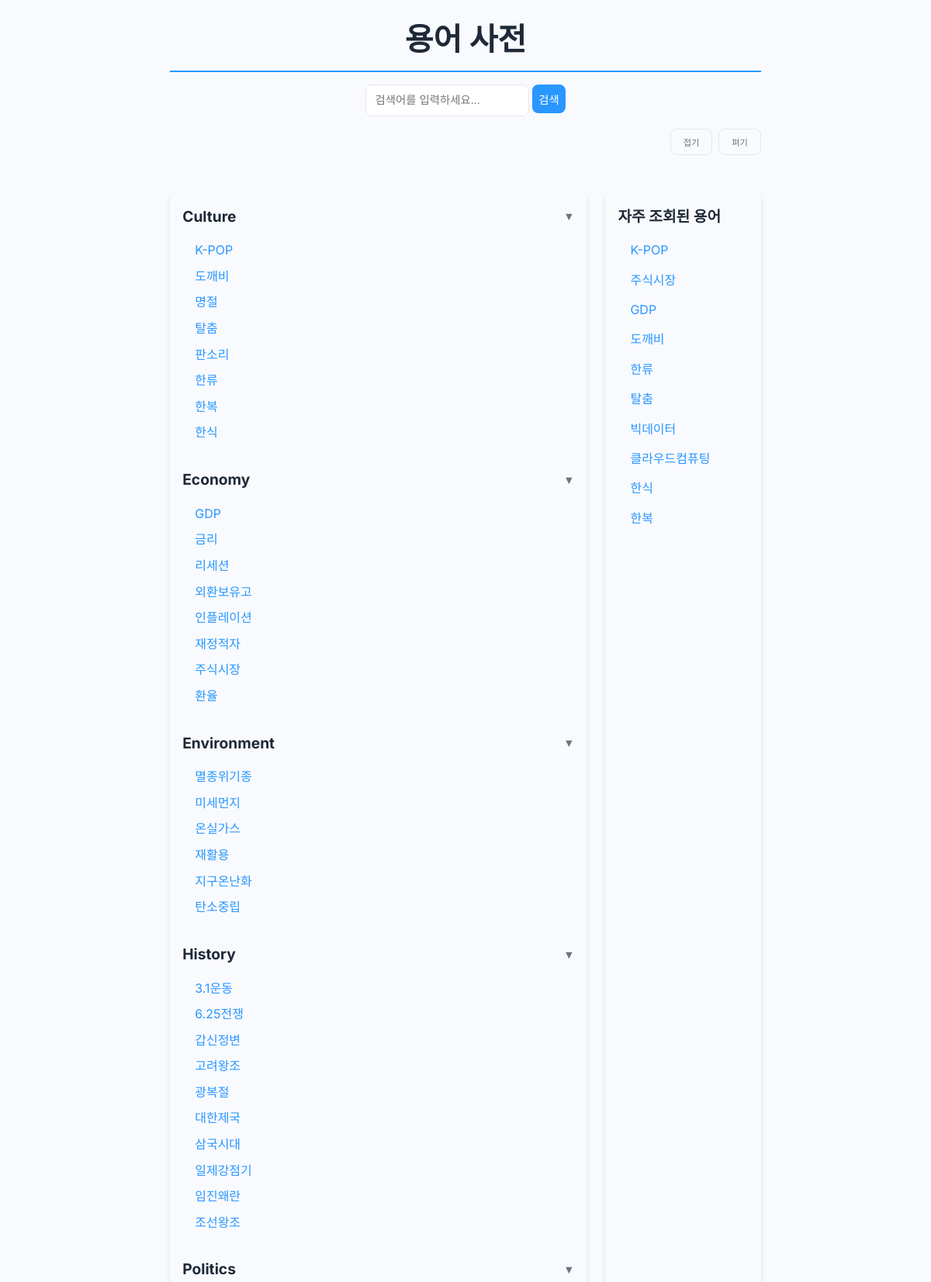
The page / (upper part) on the database its author committed.
### glossary/models.py (models this page shows, shortened)
class Term(models.Model):
    type = models.CharField(max_length=50)  # 대분류
    terms = models.CharField(max_length=100)  # 용어 이름
    definition = models.TextField()  # 정의
    full_term = models.CharField(max_length=200, blank=True, null=True)  # full term 추가 (필수 아님)
    view_count = models.IntegerField(default=0)  # 조회수 필드 추가

### glossary/views.py (the view)
# urls.py: path('', views.index, name='index'),  # 용어 목록 페이지
def index(request):
    query = request.GET.get('q', '')  # 검색어 가져오기
    if query:
        terms = Term.objects.filter(terms__icontains=query) | Term.objects.filter(definition__icontains=query)
    else:
        terms = Term.objects.all().order_by('type', 'terms')
    popular_terms = Term.objects.order_by('-view_count')[:10]  # 조회수 기준 상위 5개
    terms_by_type = {}
    for term in terms:
        terms_by_type.setdefault(term.type, []).append(term)
    return render(request, 'glossary/index.html', {
        'terms_by_type': terms_by_type,
        'popular_terms': popular_terms,
        'query': query
    })

### glossary/templates/glossary/index.html (shortened to what this page needs)
<!DOCTYPE html>
<html lang="ko">
<head>
</head>
<body>
    <div class="container">
        <header>
            <h1>용어 사전</h1>
        </header>
        <div class="search-container">
            <form method="get" action="">
                <input type="text" name="q" class="search-input" placeholder="검색어를 입력하세요...">
                <button type="submit" class="search-button">검색</button>
            </form>
        </div>
        <div class="control-buttons">
            <button class="control-button" onclick="foldAll()">접기</button>
            <button class="control-button" onclick="unfoldAll()">펴기</button>
        </div>
        <div class="content-wrapper">
            <main>
                {% if terms_by_type %}
                    {% for type, terms in terms_by_type.items %}
                    <section class="type-section">
                        <div class="type-heading">{{ type }}</div>
                        <ul class="terms-list">
                            {% for term in terms %}
                            <li>
                                <a href="{{ term.id }}/" class="term-link">{{ term.terms }}</a>
                            </li>
                            {% endfor %}
                        </ul>
                    </section>
                    {% endfor %}
                {% else %}
                    <p>검색 결과가 없습니다.</p>
                {% endif %}
            </main>
            <aside class="popular-terms">
                <h2>자주 조회된 용어</h2>
                <ul>
                    {% for term in popular_terms %}
                    <li>
                        <a href="{{ term.id }}/" class="term-link">{{ term.terms }}</a>
                    </li>
                    {% endfor %}
                </ul>
            </aside>
        </div>
     </div>
</body>
</html>

### glossary/templates/glossary/index.html (style rules this page uses)
:root { --bg-light: #f9fafe; --bg-dark: #ffffff; --text-primary: #1f2937; --text-secondary: #6b7280; --accent: #2997ff; --border: #e5e7eb; --shadow: 0 4px 6px rgba(0, 0, 0, 0.1); }
* { box-sizing: border-box; margin: 0; padding: 0; }
body { font-family: 'Inter', sans-serif; background-color: var(--bg-light); line-height: 1.6; }
.container { max-width: 800px; margin: 0 auto; padding: 1.2rem; display: flex; flex-direction: column; gap: 1rem; }
header { text-align: center; border-bottom: 2px solid var(--accent); }
header h1 { color: var(--text-primary); font-size: 2.5rem; font-weight: bold; margin-bottom: 0.5rem; }
.search-container { display: flex; justify-content: center; align-items: center; gap: 0.5rem; }
.search-input { flex: 1; max-width: 500px; padding: 0.7rem; border: 1px solid var(--border); border-radius: 8px; font-size: 0.9rem; transition: all 0.3s ease; }
.search-button { padding: 0.5rem; background-color: var(--accent); border: none; border-radius: 8px; color: #fff; font-size: 0.9rem; cursor: pointer; transition: background-color 0.3s ease; }
.control-buttons { display: flex; justify-content: flex-end; gap: 0.5rem; margin-bottom: 1rem; }
.control-button { padding: 0.5rem 1rem; border: 1px solid var(--border); border-radius: 8px; font-size: 0.7rem; color: var(--text-secondary); background-color: var(--bg-light); cursor: pointer; transition: background-color 0.3s ease, color 0.3s ease; }
.type-section { margin-bottom: 1.5rem; }
.type-heading { font-size: 1.2rem; font-weight: bold; color: var(--text-primary); cursor: pointer; margin-bottom: 0.5rem; display: flex; justify-content: space-between; align-items: center; }
.type-heading::after { content: '▼'; font-size: 0.9rem; color: var(--text-secondary); transition: transform 0.3s ease; }
.terms-list { list-style: none; padding: 0; margin: 0; max-height: 0; overflow: hidden; transition: max-height 0.3s ease, opacity 0.3s ease; opacity: 0; }
.terms-list.expanded { max-height: 500px; opacity: 1; }
.terms-list li { margin: 0.5rem 0; }
.term-link { color: var(--accent); text-decoration: none; font-size: 1rem; padding: 0.5rem 1rem; border-radius: 8px; transition: background-color 0.3s ease; }
aside { flex: 1; background: var(--bg-light); padding: 1rem; border-radius: 8px; box-shadow: var(--shadow); overflow-y: auto; }
aside h2 { font-size: 1.2rem; font-weight: bold; margin-bottom: 1rem; color: var(--text-primary); }
aside ul { list-style: none; padding: 0; margin: 0; }
aside ul li { margin-bottom: 0.8rem; }
aside ul li .term-link { color: var(--accent); font-size: 1rem; text-decoration: none; transition: color 0.3s ease; }
.content-wrapper { display: flex; gap: 1.5rem; margin-top: 1rem; }
main { flex: 3; background: var(--bg-light); padding: 1rem; border-radius: 8px; box-shadow: var(--shadow); }
.popular-terms { flex: 1; background: var(--bg-light); padding: 1rem; border-radius: 8px; box-shadow: var(--shadow); }
.popular-terms h2 { font-size: 1.2rem; font-weight: bold; margin-bottom: 1rem; color: var(--text-primary); }
.popular-terms ul { list-style: none; padding: 0; margin: 0; }
.popular-terms li { margin-bottom: 0.8rem; }
.popular-terms .term-link { color: var(--accent); font-size: 1rem; text-decoration: none; transition: color 0.3s ease; }

### rows shown on the page
Term: type "Culture", terms "K-POP"
Term: terms "도깨비"
Term: terms "명절"
Term: terms "탈춤"
Term: terms "판소리"
Term: terms "한류"
Term: terms "한복"
Term: terms "한식"
Term: type "Economy", terms "GDP"
Term: terms "금리"
Term: terms "리세션"
Term: terms "외환보유고"
Term: terms "인플레이션"
Term: terms "재정적자"
Term: terms "주식시장"
Term: terms "환율"
Term: type "Environment", terms "멸종위기종"
Term: terms "미세먼지"
Term: terms "온실가스"
Term: terms "재활용"
Term: terms "지구온난화"
Term: terms "탄소중립"
Term: type "History", terms "3.1운동"
Term: terms "6.25전쟁"
Term: terms "갑신정변"
Term: terms "고려왕조"
Term: terms "광복절"
Term: terms "대한제국"
Term: terms "삼국시대"
Term: terms "일제강점기"
Term: terms "임진왜란"
Term: terms "조선왕조"
Term: type "Politics"
Term: terms "빅데이터"
Term: terms "클라우드컴퓨팅"
